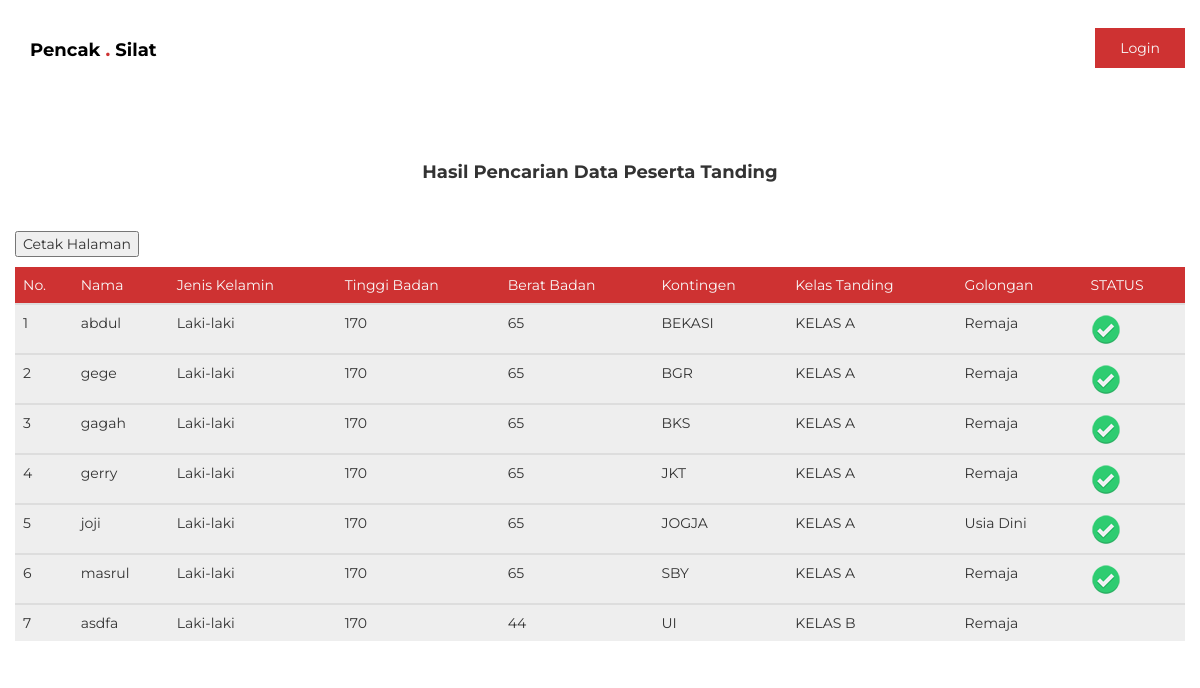
Before: /do_pencarian.php with the older database file.
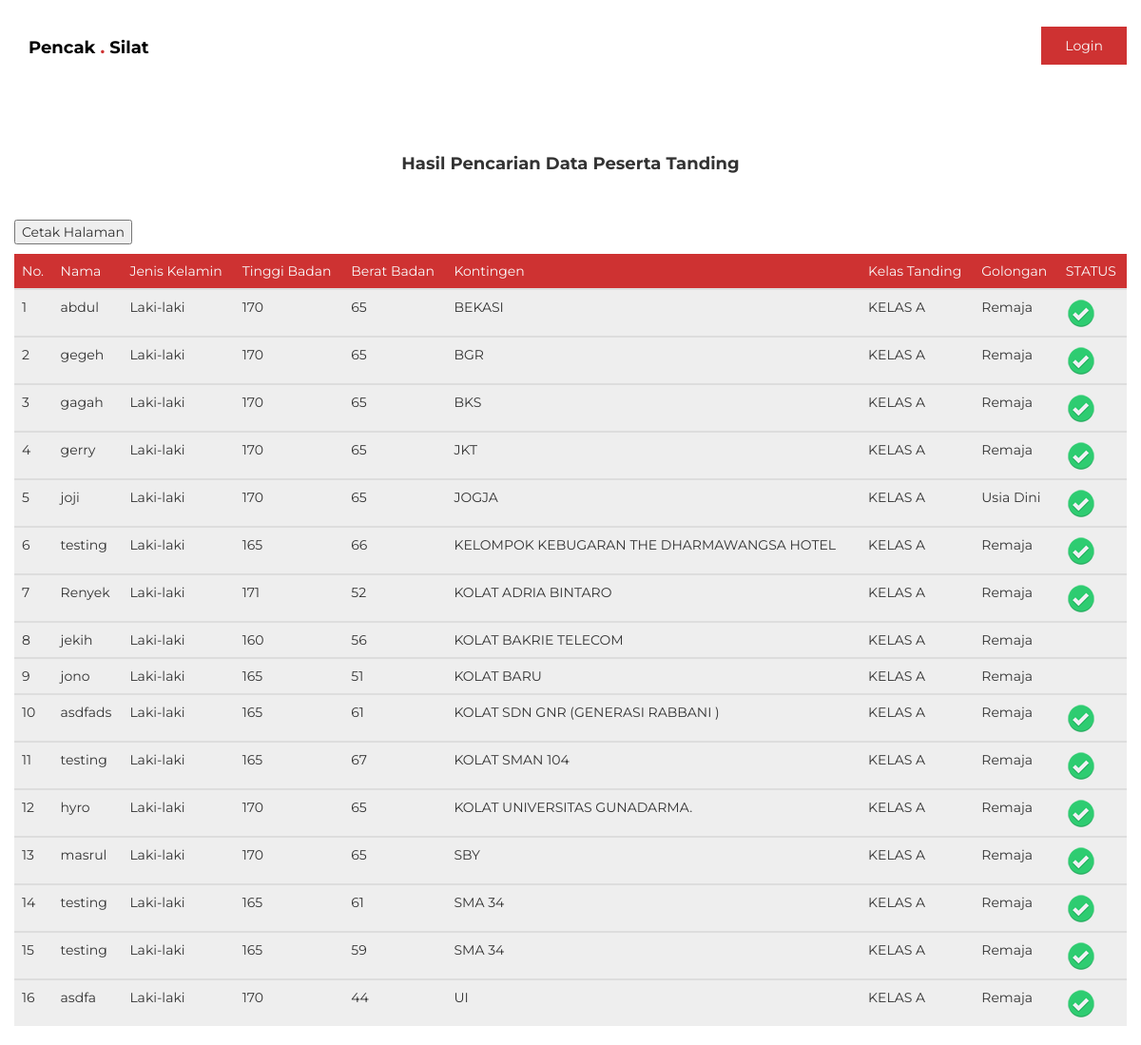
After: the same page with the newer database file.
### tables this page shows
CREATE TABLE `peserta` (
  `ID_peserta` int(11) NOT NULL,
  `nm_lengkap` varchar(35) NOT NULL,
  `jenis_kelamin` varchar(15) NOT NULL,
  `tpt_lahir` varchar(55) NOT NULL,
  `tgl_lahir` date NOT NULL,
  `tb` int(11) NOT NULL,
  `bb` int(11) NOT NULL,
  `kelas` varchar(21) NOT NULL,
  `asal_sekolah` varchar(55) NOT NULL,
  `kategori_tanding` varchar(10) NOT NULL,
  `golongan` varchar(15) NOT NULL,
  `kode_gr` varchar(32) NOT NULL,
  `kelas_tanding_FK` varchar(4) NOT NULL,
  `kontingen` varchar(100) NOT NULL,
  `foto` varchar(128) NOT NULL,
  `ktp` varchar(128) NOT NULL,
  `akta_lahir` varchar(128) NOT NULL,
  `ijazah` varchar(128) NOT NULL,
  `status` varchar(15) NOT NULL,
  `role` varchar(20) DEFAULT NULL,
  `email` varchar(100) DEFAULT NULL,
  `password` varchar(255) DEFAULT NULL,
  `history` varchar(255) DEFAULT NULL
);

CREATE TABLE `kelastanding` (
  `ID_kelastanding` int(11) NOT NULL,
  `nm_kelastanding` varchar(21) NOT NULL
);

### do_pencarian.php (the view, shortened to what this page needs)
<?php
include "backend/includes/connection.php";
$nama = mysqli_real_escape_string($koneksi, $_POST["nama"]);
$kontingen = mysqli_real_escape_string($koneksi, $_POST["kontingen"]);
$sqlpeserta = "SELECT * FROM peserta
					INNER JOIN kelastanding ON peserta.kelas_tanding_FK=kelastanding.ID_kelastanding
					WHERE peserta.nm_lengkap LIKE '%$nama%'
					AND peserta.kontingen LIKE '%$kontingen%'
					AND peserta.kategori_tanding='Tanding'
					ORDER BY peserta.kontingen ASC";
$datapeserta = mysqli_query($koneksi, $sqlpeserta);
?>
<!DOCTYPE html PUBLIC "-//W3C//DTD XHTML 1.0 Transitional//EN" "http://www.w3.org/TR/xhtml1/DTD/xhtml1-transitional.dtd">
<html xmlns="http://www.w3.org/1999/xhtml">
<head>
	<link rel="stylesheet" href="css/bootstrap.min.css">
	<link rel="stylesheet" href="css/font-awesome.min.css">
	<link rel="stylesheet" href="css/animate.css">
	<link rel="stylesheet" href="css/owl.carousel.css">
	<link rel="stylesheet" href="css/owl.theme.default.min.css">
	<link rel="stylesheet" href="css/magnific-popup.css">
	<link rel="stylesheet" href="css/templatemo-style.css">
</head>
<body>
	<section class="navbar custom-navbar navbar-fixed-top" role="navigation">
		<div class="container">
			<div class="navbar-header">
				<a href="index.php" class="navbar-brand" style="color: black;">Pencak <span>.</span> Silat</a>
			</div>
			<?php
			if (isset($_SESSION['email'])) {
				echo '
						<div class="collapse navbar-collapse">
							<ul class="nav navbar-nav navbar-nav-first">
								<li><a href="index.php" class="smoothScroll" style="color: #CE3232">Home</a></li>
								<li><a href="index.php" class="smoothScroll" style="color: #CE3232">Tentang</a></li>
								<li><a href="index.php" class="smoothScroll" style="color: #CE3232">Galeri</a></li>
								<li><a href="pencarian.php" class="smoothScroll" style="color: #CE3232">Pencarian Data</a></li>
								<li><a href="konfirmasi.php" class="smoothScroll" style="color: #CE3232">Konfirmasi Pembayaran</a></li>
								<li><a href="index.php" class="smoothScroll" style="color: #CE3232">Bantuan</a></li>
							</ul>
							<ul class="nav navbar-nav navbar-right">
								<a href="backend/logout.php" class="section-btn">Logout</a>
							</ul>
						</div>
					';
			} else {
				echo '
						<div class="collapse navbar-collapse">
							<ul class="nav navbar-nav navbar-nav-first">
								<li><a href="index.php" class="smoothScroll">Home</a></li>
								<li><a href="index.php" class="smoothScroll">Tentang</a></li>
								<li><a href="index.php" class="smoothScroll">Galeri</a></li>
								<li><a href="index.php" class="smoothScroll">Bantuan</a></li>
							</ul>
							<ul class="nav navbar-nav navbar-right">
								<a href="backend/login.php" class="section-btn">Login</a>
							</ul>
						</div>
					';
			}
			?>
		</div>
	</section>
	<div class="container rounded bg-white mt-5 mb-5" style="margin-top: 150px;">
		<div class="row">
			<div class="d-flex justify-content-between align-items-center mb-3">
				<div class="card border-0 rounded shadow">
					<div class="card-body p-4 p-md-5">
						<div class="form">
							<h4 class="text-center mb-4" style="margin-bottom: 45px;">Hasil Pencarian Data Peserta Tanding</h4>
							<div class="non-printable mb-4">
								<button onclick="window.print()" style="margin-bottom: 10px;">Cetak Halaman</button>
							</div>
							<div align="center">
								<table class="table">
									<thead>
									<tr bgcolor="#CE23232">
										<th>No.</th>
										<th>Nama</th>
										<th>Jenis Kelamin</th>
										<th>Tinggi Badan</th>
										<th>Berat Badan</th>
										<th>Kontingen</th>
										<th>Kelas Tanding</th>
										<th>Golongan</th>
										<th>STATUS</th>
									</tr>
									</thead>
									<?php $no = 0;
									while ($peserta = mysqli_fetch_array($datapeserta)) {
										$no++; ?>
										<tbody>
										<tr bgcolor="#eeeeee">
											<td><?php echo $no; ?></td>
											<td><?php echo $peserta['nm_lengkap']; ?></td>
											<td><?php echo $peserta['jenis_kelamin']; ?></td>
											<td><?php echo $peserta['tb']; ?></td>
											<td><?php echo $peserta['bb']; ?></td>
											<td><?php echo $peserta['kontingen']; ?></td>
											<td><?php echo $peserta['nm_kelastanding']; ?></td>
											<td><?php echo $peserta['golongan']; ?></td>
											<td><?php if ($peserta['status'] == 'PAID') {
														echo "<IMG SRC=images/check.png></IMG>";
													} ?></td>
										</tr>
										</tbody>
									<?php } ?>
								</table>
							</div>
						</div>
					</div>
				</div>
			</div>
		</div>
	</div>
</body>
</html>

### css/templatemo-style.css (style rules this page uses)
body { background: #ffffff; font-family: 'Montserrat', sans-serif; overflow-x: hidden; }
h1,h2,h3,h4,h5,h6 { font-weight: bold; line-height: inherit; }
html { -webkit-font-smoothing: antialiased; }
a { color: #252525; -webkit-transition: 0.5s; transition: 0.5s; text-decoration: none !important; }
section { position: relative; padding: 100px 0; }
.section-btn { background: #ce3232; border-radius: 0; border: 0; color: #f9f9f9; font-size: inherit; font-weight: normal; padding: 10px 25px; transition: 0.5s 0.2s; }
.custom-navbar { border: none; margin-bottom: 0; padding: 25px 0; }
.custom-navbar .navbar-brand { color: #ffffff; font-size: 18px; font-weight: bold; }
.custom-navbar .navbar-brand span { color: #ce3232; }
.custom-navbar .navbar-nav.navbar-nav-first { margin-left: 8em; }
.custom-navbar .navbar-nav.navbar-right .section-btn { display: inline-block; margin: 0.2em 0 0 1em; }
.custom-navbar .nav li a { font-size: 12px; font-weight: bold; color: #ffffff; padding-right: 22px; padding-left: 22px; text-transform: uppercase; }
@media (min-width:768px) { .custom-navbar { border-bottom: 0; background: 0 0; } }

### do_pencarian.php (style rules this page uses)
th { background: #ce3232; border-radius: 0; border: 0; color: #f9f9f9; font-size: inherit; font-weight: normal; padding: 10px 25px; transition: 0.5s 0.2s; }

Changed rows visible on the page:
changed peserta "BGR": nm_lengkap "gege" → "gegeh"
added peserta: nm_lengkap "testing", jenis_kelamin "Laki-laki", tb "165", bb "66", kontingen "KELOMPOK KEBUGARAN THE DHARMAWANGSA HOTEL", kelastanding.nm_kelastanding "KELAS A", golongan "Remaja"
added peserta: nm_lengkap "Renyek", jenis_kelamin "Laki-laki", tb "171", bb "52", kontingen "KOLAT ADRIA BINTARO", kelastanding.nm_kelastanding "KELAS A", golongan "Remaja"
added peserta: nm_lengkap "jekih", jenis_kelamin "Laki-laki", tb "160", bb "56", kontingen "KOLAT BAKRIE TELECOM", kelastanding.nm_kelastanding "KELAS A", golongan "Remaja"
added peserta: nm_lengkap "jono", jenis_kelamin "Laki-laki", tb "165", bb "51", kontingen "KOLAT BARU", kelastanding.nm_kelastanding "KELAS A", golongan "Remaja"
added peserta: nm_lengkap "asdfads", jenis_kelamin "Laki-laki", tb "165", bb "61", kontingen "KOLAT SDN GNR (GENERASI RABBANI )", kelastanding.nm_kelastanding "KELAS A", golongan "Remaja"
added peserta: nm_lengkap "testing", jenis_kelamin "Laki-laki", tb "165", bb "67", kontingen "KOLAT SMAN 104", kelastanding.nm_kelastanding "KELAS A", golongan "Remaja"
added peserta: nm_lengkap "hyro", jenis_kelamin "Laki-laki", tb "170", bb "65", kontingen "KOLAT UNIVERSITAS GUNADARMA.", kelastanding.nm_kelastanding "KELAS A", golongan "Remaja"
added peserta: nm_lengkap "testing", jenis_kelamin "Laki-laki", tb "165", bb "61", kontingen "SMA 34", kelastanding.nm_kelastanding "KELAS A", golongan "Remaja"
added peserta: nm_lengkap "testing", jenis_kelamin "Laki-laki", tb "165", bb "59", kontingen "SMA 34", kelastanding.nm_kelastanding "KELAS A", golongan "Remaja"
changed peserta "asdfa": kelastanding.nm_kelastanding "KELAS B" → "KELAS A"; status: picture added
